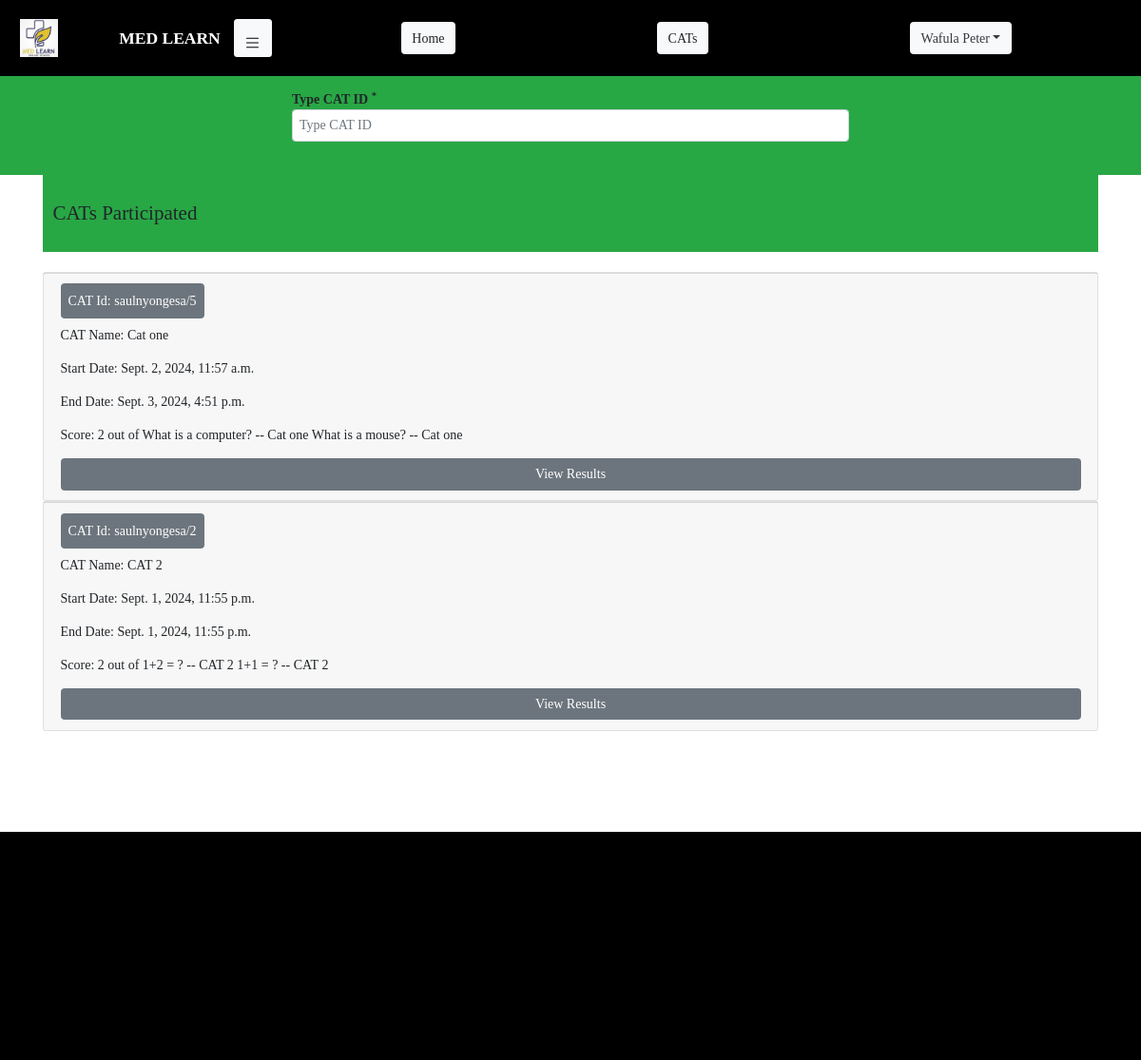
/Student/Cat/Home/ (signed in), run on the app's committed database.
### student/models.py (models this page shows, shortened)
class User(AbstractUser):
    phone = models.PositiveIntegerField(null=True, unique=True)
    are_you_a_student = models.BooleanField(default=True)

class CatSubmit(models.Model):
    user = models.ForeignKey(User, null=True, on_delete=models.CASCADE)
    cat = models.ForeignKey(Cat, null=True, on_delete=models.CASCADE)
    is_submitted = models.BooleanField(default=True)

class Cat(models.Model):
    cat_id = models.CharField(max_length=100, null=True, unique=True)
    user = models.ForeignKey(User, null=True, on_delete=models.CASCADE)
    name = models.CharField(max_length=255, null=True, )
    start = models.DateTimeField(null=True)
    end = models.DateTimeField(null=True)
    is_published = models.BooleanField(default=False)

class Question(models.Model):
    cat = models.ForeignKey(Cat, null=True, on_delete=models.CASCADE)
    question = models.CharField(max_length=50, null=True, )
    def __str__(self):
        return self.question + ' -- ' +self.cat.name

### student/views.py (the view)
# urls.py: path('Cat/Home/', views.cat_home, name='cat-home-url'),
@login_required(login_url='home-url')
def cat_home(request):
    user = User.objects.get(id=request.user.id)
    if user.are_you_a_student:
        cats = CatSubmit.objects.filter(
            user_id=request.user.id
        )
        answers = Response.objects.filter(
            user=request.user,
            answer__is_correct_answer=True,
        )
        questions = Question.objects.all()
        end_time_check = timezone.now()
        context = {
            'cats': cats,
            'answers': answers,
            'questions': questions,
            'end_time_check': end_time_check
        }
        return render(request, 'student/cat.html', context)
    else:
        messages.error(request, "Logged in as author!")
        return redirect('author-dashboard-url')

### templates/student/cat.html (shortened to what this page needs)
{% load static %}
<!DOCTYPE html>
<html lang="en">
<head>
    <link rel="stylesheet" href="{% static 'css/global.css' %}">
    <link rel="stylesheet" href="{% static 'css/exams.css' %}">
    <link rel="stylesheet" href="{% static 'bootstrap/css/bootstrap.css' %}">
</head>
<body>
{% include 'student/header.html' %}
<div class="w-100 p-3 bg-success d-flex">
    <form class="w-50 m-auto" action="">
        <label class="w-100 font-weight-bolder" for="cat-id">
            Type CAT ID <sup>*</sup> <br>
            <input class="p-2 form-control" type="text" id="search" placeholder="Type CAT ID">
        </label>
        <div class="p-2" id="result-holder" style="border-radius: 10px">
        </div>
    </form>
</div>
{% if cats %}
    <section class="cat-container container">
        <div class="cat-container-header bg-success pt-4 pb-4 pr-1 pl-1">
            <h4 class="m-2">
                CATs Participated
            </h4>
        </div>
        <div class="cat-container-card-holder flex pt-4 pb-4">
            {% for cat in cats %}
                <div class="card">
                    <div class="card-footer">
                        <h5 class="font-weight-bolder">
                            <span class="p-2 btn btn-secondary">CAT Id: {{ cat.cat.cat_id }}</span>
                        </h5>
                        <p>CAT Name: {{ cat.cat.name }}</p>
                        <p>Start Date: {{ cat.cat.start }}</p>
                        <p>End Date: {{ cat.cat.end }}</p>
                        {% if cat.cat.end > end_time_check %}
                            <a class="btn btn-success w-100" href="{% url 'student-cat-view-url' cat.cat.id %}">Open</a>
                        {% else %}
                            <p>
                                Score: {{ answers.count }} out of
                            {% for question in questions %}
                                {% if question.cat == cat.cat %}
                                	{{ question }}
                                {% endif %}
                            {% endfor %}
                            </p>
                            <a class="btn btn-secondary w-100" href="">View Results</a>
                        {% endif %}
                    </div>
                </div>
            {% endfor %}
        </div>
    </section>
{% else %}
    <h3 class="text-center w-100">You have not participated in any CAT.</h3>
{% endif %}
{% include 'footer.html' %}
</body>
</html>

### templates/student/header.html (shortened to what this page needs)
{% load static %}
<link rel="stylesheet" href="{% static 'css/student-nav.css' %}">
{% if request.user.is_authenticated %}
<section id="header" class="header d-flex">
    <nav id="nav-horizontal" class="nav-horizontal pl-4 row">
        <div id="nav-horizontal-logo-brand-holder" class="logo-nav-brand-holder col-sm-12 col-md-3 d-flex ">
            <img class="logo" src="{% static 'images/logo.jpg' %}" alt="" sizes="" srcset="">
            <p class="navbar-brand flex-grow-1 pr-3">MED LEARN</p>
            <button id="nav-vertical-show-toggler" class="nav-toggler btn btn-light">
                <img class="w-100" src="{% static 'images/bar.svg' %}" alt="MENU">
            </button>
        </div>
        <div class="nav-items-horizontal col-sm-12 col-md-9 d-flex">
            <ul class="list-unstyled d-flex w-100">
                <li>
                    <a class="btn btn-light" href="{% url 'student-dashboard-url' %}">Home</a>
                </li>
                <li>
                    <a class="btn btn-light" href="{% url 'student-cat-home-url' %}">CATs</a>
                </li>
                <li class="dropdown">
                    <a class="dropdown-toggle btn btn-light text-dark" role="button" data-toggle="dropdown" aria-expanded="false">{{ request.user.last_name }} {{ request.user.first_name }}</a>
                </li>
            </ul>
        </div>
    </nav>
</section>
{% endif %}

### static/css/global.css (style rules this page uses)
* { margin: 0; padding: 0; font-family: 'Times New Roman', Times, serif; font-style: normal; font-size: 14px; }

### static/css/exams.css (style rules this page uses)
.cat-container .cat-container-card-holder { height: 70vh; overflow: auto; }

### static/css/student-nav.css (style rules this page uses)
.header { width: 100vw; background-color: black; }
.nav-toggler { width: 40px; height: 40px; margin: auto; border: none; display: flex; }
.nav-toggler img { width: 100%; height: 100%; margin: auto; }
.header .nav-horizontal { min-height: 10vh; width: 100vw; }
.header .nav-horizontal .logo-nav-brand-holder img { width: 40px; height: 40px; margin: auto; }
.header .nav-horizontal .logo-nav-brand-holder p { text-align: right; margin: auto; color: white; font-weight: bolder; border-right: 20px; }
.header .nav-horizontal .nav-items-horizontal ul { height: 100%; }
.header .nav-horizontal .nav-items-horizontal ul li { width: fit-content; margin: auto; text-align: right; }

### data on the page
User: user.last_name "Wafula", user.first_name "Peter"
CatSubmit: cat.cat_id "saulnyongesa/5", cat.name "Cat one", cat.start "Sept. 2, 2024, 11:57 a.m.", cat.end "Sept. 3, 2024, 4:51 p.m.", count "2"
Question: question+cat "What is a computer? -- Cat one"
Question: question+cat "What is a mouse? -- Cat one"
CatSubmit: cat.cat_id "saulnyongesa/2", cat.name "CAT 2", cat.start "Sept. 1, 2024, 11:55 p.m.", cat.end "Sept. 1, 2024, 11:55 p.m.", count "2"
Question: question+cat "1+2 = ? -- CAT 2"
Question: question+cat "1+1 = ? -- CAT 2"
